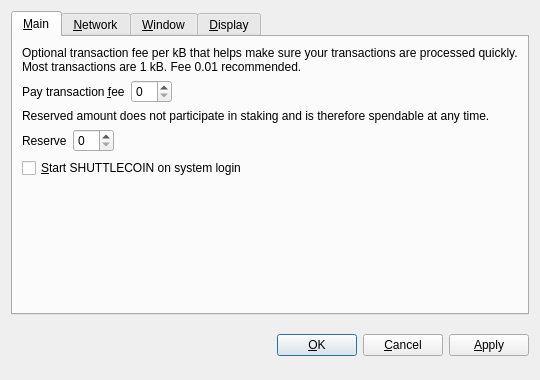
<?xml version="1.0" encoding="UTF-8"?>
<ui version="4.0">
 <class>OptionsDialog</class>
 <widget class="QDialog" name="OptionsDialog">
  <property name="geometry">
   <rect>
    <x>0</x>
    <y>0</y>
    <width>540</width>
    <height>380</height>
   </rect>
  </property>
  <property name="windowTitle">
   <string>Options</string>
  </property>
  <property name="modal">
   <bool>true</bool>
  </property>
  <layout class="QVBoxLayout" name="verticalLayout">
   <item>
    <widget class="QTabWidget" name="tabWidget">
     <property name="tabPosition">
      <enum>QTabWidget::North</enum>
     </property>
     <property name="currentIndex">
      <number>0</number>
     </property>
     <widget class="QWidget" name="tabMain">
      <attribute name="title">
       <string>&amp;Main</string>
      </attribute>
      <layout class="QVBoxLayout" name="verticalLayout_Main">
       <item>
        <widget class="QLabel" name="transactionFeeInfoLabel">
         <property name="text">
          <string>Optional transaction fee per kB that helps make sure your transactions are processed quickly. Most transactions are 1 kB. Fee 0.01 recommended.</string>
         </property>
         <property name="textFormat">
          <enum>Qt::PlainText</enum>
         </property>
         <property name="wordWrap">
          <bool>true</bool>
         </property>
        </widget>
       </item>
       <item>
        <layout class="QHBoxLayout" name="horizontalLayoutFee">
         <item>
          <widget class="QLabel" name="transactionFeeLabel">
           <property name="text">
            <string>Pay transaction &amp;fee</string>
           </property>
           <property name="textFormat">
            <enum>Qt::PlainText</enum>
           </property>
           <property name="buddy">
            <cstring>transactionFee</cstring>
           </property>
          </widget>
         </item>
         <item>
          <widget class="BitcoinAmountField" name="transactionFee"/>
         </item>
         <item>
          <spacer name="horizontalSpacerFee">
           <property name="orientation">
            <enum>Qt::Horizontal</enum>
           </property>
           <property name="sizeHint" stdset="0">
            <size>
             <width>40</width>
             <height>20</height>
            </size>
           </property>
          </spacer>
         </item>
        </layout>
       </item>
       <item>
        <widget class="QLabel" name="reserveBalanceInfoLabel">
         <property name="text">
          <string>Reserved amount does not participate in staking and is therefore spendable at any time.</string>
         </property>
         <property name="textFormat">
          <enum>Qt::PlainText</enum>
         </property>
         <property name="wordWrap">
          <bool>true</bool>
         </property>
        </widget>
       </item>
       <item>
        <layout class="QHBoxLayout" name="horizontalLayoutReserveBalance">
         <item>
          <widget class="QLabel" name="reserveBalanceLabel">
           <property name="text">
            <string>Reserve</string>
           </property>
           <property name="textFormat">
            <enum>Qt::PlainText</enum>
           </property>
           <property name="buddy">
            <cstring>reserveBalance</cstring>
           </property>
          </widget>
         </item>
         <item>
          <widget class="BitcoinAmountField" name="reserveBalance"/>
         </item>
         <item>
          <spacer name="horizontalSpacerReserveBalance">
           <property name="orientation">
            <enum>Qt::Horizontal</enum>
           </property>
           <property name="sizeHint" stdset="0">
            <size>
             <width>40</width>
             <height>20</height>
            </size>
           </property>
          </spacer>
         </item>
        </layout>
       </item>
       <item>
        <widget class="QCheckBox" name="bitcoinAtStartup">
         <property name="toolTip">
          <string>Automatically start SHUTTLECOIN after logging in to the system.</string>
         </property>
         <property name="text">
          <string>&amp;Start SHUTTLECOIN on system login</string>
         </property>
        </widget>
       </item>
       <item>
        <spacer name="verticalSpacer_Main">
         <property name="orientation">
          <enum>Qt::Vertical</enum>
         </property>
         <property name="sizeHint" stdset="0">
          <size>
           <width>20</width>
           <height>40</height>
          </size>
         </property>
        </spacer>
       </item>
      </layout>
     </widget>
     <widget class="QWidget" name="tabNetwork">
      <attribute name="title">
       <string>&amp;Network</string>
      </attribute>
      <layout class="QVBoxLayout" name="verticalLayout_Network">
       <item>
        <widget class="QCheckBox" name="mapPortUpnp">
         <property name="toolTip">
          <string>Automatically open the SHUTTLECOIN client port on the router. This only works when your router supports UPnP and it is enabled.</string>
         </property>
         <property name="text">
          <string>Map port using &amp;UPnP</string>
         </property>
        </widget>
       </item>
       <item>
        <widget class="QCheckBox" name="connectSocks">
         <property name="toolTip">
          <string>Connect to the SHUTTLECOIN network through a SOCKS proxy (e.g. when connecting through Tor).</string>
         </property>
         <property name="text">
          <string>&amp;Connect through SOCKS proxy:</string>
         </property>
        </widget>
       </item>
       <item>
        <layout class="QHBoxLayout" name="horizontalLayout_Network">
         <item>
          <widget class="QLabel" name="proxyIpLabel">
           <property name="text">
            <string>Proxy &amp;IP:</string>
           </property>
           <property name="textFormat">
            <enum>Qt::PlainText</enum>
           </property>
           <property name="buddy">
            <cstring>proxyIp</cstring>
           </property>
          </widget>
         </item>
         <item>
          <widget class="QValidatedLineEdit" name="proxyIp">
           <property name="maximumSize">
            <size>
             <width>140</width>
             <height>16777215</height>
            </size>
           </property>
           <property name="toolTip">
            <string>IP address of the proxy (e.g. 127.0.0.1)</string>
           </property>
          </widget>
         </item>
         <item>
          <widget class="QLabel" name="proxyPortLabel">
           <property name="text">
            <string>&amp;Port:</string>
           </property>
           <property name="textFormat">
            <enum>Qt::PlainText</enum>
           </property>
           <property name="buddy">
            <cstring>proxyPort</cstring>
           </property>
          </widget>
         </item>
         <item>
          <widget class="QLineEdit" name="proxyPort">
           <property name="maximumSize">
            <size>
             <width>55</width>
             <height>16777215</height>
            </size>
           </property>
           <property name="toolTip">
            <string>Port of the proxy (e.g. 9050)</string>
           </property>
          </widget>
         </item>
         <item>
          <widget class="QLabel" name="socksVersionLabel">
           <property name="text">
            <string>SOCKS &amp;Version:</string>
           </property>
           <property name="textFormat">
            <enum>Qt::PlainText</enum>
           </property>
           <property name="buddy">
            <cstring>socksVersion</cstring>
           </property>
          </widget>
         </item>
         <item>
          <widget class="QValueComboBox" name="socksVersion">
           <property name="toolTip">
            <string>SOCKS version of the proxy (e.g. 5)</string>
           </property>
          </widget>
         </item>
         <item>
          <spacer name="horizontalSpacer_Network">
           <property name="orientation">
            <enum>Qt::Horizontal</enum>
           </property>
           <property name="sizeHint" stdset="0">
            <size>
             <width>40</width>
             <height>20</height>
            </size>
           </property>
          </spacer>
         </item>
        </layout>
       </item>
       <item>
        <spacer name="verticalSpacer_Network">
         <property name="orientation">
          <enum>Qt::Vertical</enum>
         </property>
         <property name="sizeHint" stdset="0">
          <size>
           <width>20</width>
           <height>40</height>
          </size>
         </property>
        </spacer>
       </item>
      </layout>
     </widget>
     <widget class="QWidget" name="tabWindow">
      <attribute name="title">
       <string>&amp;Window</string>
      </attribute>
      <layout class="QVBoxLayout" name="verticalLayout_Window">
       <item>
        <widget class="QCheckBox" name="minimizeToTray">
         <property name="toolTip">
          <string>Show only a tray icon after minimizing the window.</string>
         </property>
         <property name="text">
          <string>&amp;Minimize to the tray instead of the taskbar</string>
         </property>
        </widget>
       </item>
       <item>
        <widget class="QCheckBox" name="minimizeOnClose">
         <property name="toolTip">
          <string>Minimize instead of exit the application when the window is closed. When this option is enabled, the application will be closed only after selecting Quit in the menu.</string>
         </property>
         <property name="text">
          <string>M&amp;inimize on close</string>
         </property>
        </widget>
       </item>
       <item>
        <spacer name="verticalSpacer_Window">
         <property name="orientation">
          <enum>Qt::Vertical</enum>
         </property>
         <property name="sizeHint" stdset="0">
          <size>
           <width>20</width>
           <height>40</height>
          </size>
         </property>
        </spacer>
       </item>
      </layout>
     </widget>
     <widget class="QWidget" name="tabDisplay">
      <attribute name="title">
       <string>&amp;Display</string>
      </attribute>
      <layout class="QVBoxLayout" name="verticalLayout_Display">
       <item>
        <layout class="QHBoxLayout" name="horizontalLayout_1_Display">
         <item>
          <widget class="QLabel" name="langLabel">
           <property name="text">
            <string>User Interface &amp;language:</string>
           </property>
           <property name="textFormat">
            <enum>Qt::PlainText</enum>
           </property>
           <property name="buddy">
            <cstring>lang</cstring>
           </property>
          </widget>
         </item>
         <item>
          <widget class="QValueComboBox" name="lang">
           <property name="toolTip">
            <string>The user interface language can be set here. This setting will take effect after restarting SHUTTLECOIN.</string>
           </property>
          </widget>
         </item>
        </layout>
       </item>
       <item>
        <layout class="QHBoxLayout" name="horizontalLayout_2_Display">
         <item>
          <widget class="QLabel" name="unitLabel">
           <property name="text">
            <string>&amp;Unit to show amounts in:</string>
           </property>
           <property name="textFormat">
            <enum>Qt::PlainText</enum>
           </property>
           <property name="buddy">
            <cstring>unit</cstring>
           </property>
          </widget>
         </item>
         <item>
          <widget class="QValueComboBox" name="unit">
           <property name="toolTip">
            <string>Choose the default subdivision unit to show in the interface and when sending coins.</string>
           </property>
          </widget>
         </item>
        </layout>
       </item>
       <item>
        <widget class="QCheckBox" name="displayAddresses">
         <property name="toolTip">
          <string>Whether to show SHUTTLECOIN addresses in the transaction list or not.</string>
         </property>
         <property name="text">
          <string>&amp;Display addresses in transaction list</string>
         </property>
        </widget>
       </item>
       <item>
        <widget class="QCheckBox" name="coinControlFeatures">
         <property name="toolTip">
          <string>Whether to show coin control features or not.</string>
         </property>
         <property name="text">
          <string>Display coin &amp;control features (experts only!)</string>
         </property>
        </widget>
       </item>
       <item>
        <spacer name="verticalSpacer_Display">
         <property name="orientation">
          <enum>Qt::Vertical</enum>
         </property>
         <property name="sizeHint" stdset="0">
          <size>
           <width>20</width>
           <height>40</height>
          </size>
         </property>
        </spacer>
       </item>
      </layout>
     </widget>
    </widget>
   </item>
   <item>
    <layout class="QHBoxLayout" name="horizontalLayout_Buttons">
     <item>
      <spacer name="horizontalSpacer_1">
       <property name="orientation">
        <enum>Qt::Horizontal</enum>
       </property>
       <property name="sizeHint" stdset="0">
        <size>
         <width>40</width>
         <height>48</height>
        </size>
       </property>
      </spacer>
     </item>
     <item>
      <widget class="QLabel" name="statusLabel">
       <property name="font">
        <font>
         <weight>75</weight>
         <bold>true</bold>
        </font>
       </property>
       <property name="text">
        <string/>
       </property>
       <property name="textFormat">
        <enum>Qt::PlainText</enum>
       </property>
       <property name="wordWrap">
        <bool>true</bool>
       </property>
      </widget>
     </item>
     <item>
      <spacer name="horizontalSpacer_2">
       <property name="orientation">
        <enum>Qt::Horizontal</enum>
       </property>
       <property name="sizeHint" stdset="0">
        <size>
         <width>40</width>
         <height>48</height>
        </size>
       </property>
      </spacer>
     </item>
     <item>
      <widget class="QPushButton" name="okButton">
       <property name="text">
        <string>&amp;OK</string>
       </property>
      </widget>
     </item>
     <item>
      <widget class="QPushButton" name="cancelButton">
       <property name="text">
        <string>&amp;Cancel</string>
       </property>
       <property name="autoDefault">
        <bool>false</bool>
       </property>
      </widget>
     </item>
     <item>
      <widget class="QPushButton" name="applyButton">
       <property name="text">
        <string>&amp;Apply</string>
       </property>
       <property name="autoDefault">
        <bool>false</bool>
       </property>
      </widget>
     </item>
    </layout>
   </item>
  </layout>
 </widget>
 <customwidgets>
  <customwidget>
   <class>BitcoinAmountField</class>
   <extends>QSpinBox</extends>
   <header>bitcoinamountfield.h</header>
  </customwidget>
  <customwidget>
   <class>QValueComboBox</class>
   <extends>QComboBox</extends>
   <header>qvaluecombobox.h</header>
  </customwidget>
  <customwidget>
   <class>QValidatedLineEdit</class>
   <extends>QLineEdit</extends>
   <header>qvalidatedlineedit.h</header>
  </customwidget>
 </customwidgets>
 <resources/>
 <connections/>
</ui>
